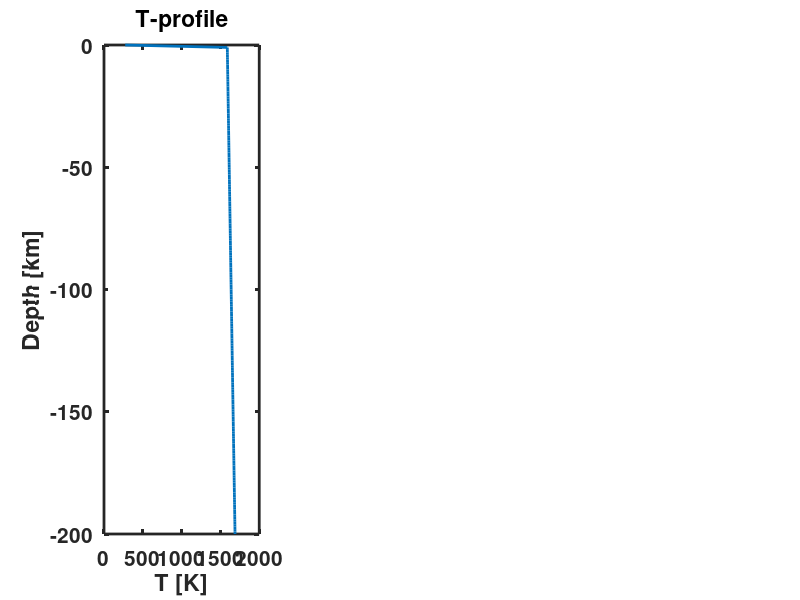

MATLAB code for this plot: (Note: this script raises an error after producing the figure.)
function [T,Py] = ContinentalGeotherm_1D(T,M,N,Py,t,plotparam)
% Function to calculate the 1D geotherm for a continental lithosphere.    %
% Temperature is calculated by solving the 1-D heat equation assuming     %
% variable thermal parameters and a radiogenic heat source.               %
% The equation is solved using a proper conserving finite difference      %
% scheme.                                                                 %
% The vertical axis is pointing downwards in negative direction.          %
%                                                                         %
% Input:                                                                  %
%   A list of structural parameters M,N,Py,t,plotparam                    %
%   M - contains:                                                         %
%       H   -   Model depth [ m ]                                         %
%       zUC -   Lower upper crust boundary [ m ]                          %
%       zLC -   Lower lower crust boundary [ m ]                          %
%   N - contains:                                                         %
%       nz  -   Number of grid points                                     %
%   Py - contains:                                                        %
%       for each layer (upper[UC] and lower[LC] crust and mantle[M])      %
%       rho -   Density [ kg/m^3 ]                                        %
%       cp  -   Specific heat [ J/kg/K ]                                  %
%       k   -   Thermal conductivity [ W/m/K ]                            %
%       H   -   Radiogentic heat source per mass [ W/kg ]                 %
%   t - contains:                                                         %
%       dtfac   -   Courant criterion                                     %
%       age     -   Lithospheric age [ Ma ]                               %
%   plotparam:                                                            %
%       0   -   no plotting                                               %
%       1   -   Plot initial and final temperature profile and thermal    %
%               parameters. The solution of the 1-D heat equation is      %
%               compared to the steady state solution (poisson equation). %
%                                                                         %
% Output:                                                                 %
%   T - contains:                                                         %
%       Tpot    -   Potential mantle temperature [ K ]                    %
%       dTadi   -   Adiabatic mantle temperature gradient [ K/km ]        %
%       T0      -   Surface temperature [ K ]                             %
%       T1      -   Bottom temperature [ K ]                              %
%       T       -   Tempeture profile [ K ]                               %
%                                                                         %
% ----------------------------------------------------------------------- %
%    LF - 17.02.2023 -                                                    %
% ======================================================================= %

if nargin==0
    %% ================================================================== %
    % Use some default values if no input parameters are defined ======== %
    % Constants --------------------------------------------------------- %
    M.H         =   -200e3;             % Hight of the model [ m ]
    M.zUC       =   -10e3;              % Depth of the upper crust [ m ]
    M.zLC       =   -35e3;              % Depth of the lower crust [ m ]
    
    N.nz        =   201;                % Number of grid points
    N.dz        =   M.H/(N.nz - 1);     % Grid resolution
    
    M.z         =   (0:N.dz:M.H)';      % Depth [ m ]
    M.zc        =   (N.dz/2:N.dz:M.H-N.dz/2)';
    
    % Mantle properties
    Py.rhoM     =   3000;               % Density [ kg/m^3 ]
    Py.cpM      =   1000;               % Heat capacity [ J/kg/K ]
    Py.kM       =   2.3;                % Conductivity [ W/m/K ]
    Py.HM       =   0;                  % Heat generation rate [W/kg]; Q = rho*H;2.3e-12
    
    % Upper crust properties
    Py.rhoUC    =   2700;               % [ kg/m^3 ]
    Py.kUC      =   3.0;                % [ W/m/K ]
    Py.HUC      =   617e-12;            % [ W/kg ]
    Py.cpUC     =   Py.cpM;
    
    % Lower crust properties
    Py.rhoLC    =   2900;               % [ kg/m^3 ]
    Py.kLC      =   2.0;                % [ W/m/K ]
    Py.HLC      =   43e-12;             % [ W/kg ]
    Py.cpLC     =   Py.cpM;
    
    M.UCind     =   M.z>=M.zUC;
    M.LCind     =   M.z>=M.zLC&M.z<M.zUC;
    M.Mind      =   M.z<=M.zLC;
    
    % Initial Condition ------------------------------------------------- %
    T.Tpot  =   1315 + 273.15;                      % Potential temperautre [ K ]
    T.dTadi =   0.5;                                % Adiabatic temperature gradient [ K/km ]
    T.T0    =   273.15;                             % Surface temperature [ K ]
    T.T1    =   T.Tpot + T.dTadi.*abs(M.H./1e3);    % Bottom temperature [ K ]
    T.T     =   T.Tpot + abs(M.z/1e3)*T.dTadi;      % Initial T-profile [ K ]
    T.T(1)  =   T.T0;    
    T.ubound    =   'const';
    T.utbf      =   -0.0133;                % c     =   -k/q -> 50 mW/m^2
    T.lbound    =   'const';        
    T.ltbf      =   -0.0043;                % c     =   -k/q -> 10 mW/m^2
    
    % Time stability criterion ------------------------------------------ %
    t.dtfac =   1.0;                % Courant criterion
    t.age   =   1000;                 % Lithosphere age [ Ma ]
    t.tfac  =   (60*60*24*365.25);  % Seconds per year
    t.age   =   t.age.*1e6*t.tfac;  % Age in seconds
    % =================================================================== %
    
    %% Plot Initial condition =========================================== %
    %     pos     =   [115.4,342.0,1206.4,420.0];
    %     set(figure(1),'Position',pos);
    plotparam   =   1;
    fig = figure;
    clf
    subplot(1,3,1)
    plot(T.T,M.z./1e3,'LineWidth',2)
    xlabel('T [K]'); ylabel('Depth [km]'); title('T-profile')
    set(gca,'FontWeight','Bold','LineWidth',2,'FontSize',15)
    % =================================================================== %
else
    %% ================================================================== %
    % Initial Condition ------------------------------------------------- %
    T.T1    =   T.Tpot + T.dTadi.*abs(M.H./1e3);    % Bottom temperature [ K ]
    T.T     =   T.Tpot + abs(M.z/1e3)*T.dTadi;      % Initial T-profile [ K ]
    T.T(1)  =   T.T0;
    % =================================================================== %
    if plotparam
        fig = figure;
        clf
        subplot(1,3,1)
        plot(T.T,M.z./1e3,'LineWidth',2)
        xlabel('T [K]'); ylabel('Depth [km]'); title('T-profile')
        set(gca,'FontWeight','Bold','LineWidth',2,'FontSize',15)
    end
end
%% Setup fields ========================================================= %
Py.k            =   zeros(N.nz,1);
Py.rho          =   zeros(N.nz,1);
Py.cp           =   zeros(N.nz,1);
Py.H            =   zeros(N.nz,1);

Py.rho(:)       =   Py.rhoM;
Py.rho(M.UCind) =   Py.rhoUC;
Py.rho(M.LCind) =   Py.rhoLC;

Py.k(:)         =   Py.kM;
Py.k(M.UCind)   =   Py.kUC;
Py.k(M.LCind)   =   Py.kLC;

Py.cp(:)        =   Py.cpM;
Py.cp(M.UCind)  =   Py.cpUC;
Py.cp(M.LCind)  =   Py.cpLC;

Py.H(:)         =   Py.HM;
Py.H(M.UCind)   =   Py.HUC;
Py.H(M.LCind)   =   Py.HLC;

%% Boundary condition =================================================== %
Py.H(1)         =   0;
Py.H(end)       =   0;

%% Time stability criterion ============================================= %
Py.kappa        =   max(Py.k)/min(Py.rho)/min(Py.cp);

t.dtexp         =   N.dz^2/2/Py.kappa;  % Stability criterion for explicit
t.dt            =   t.dtfac*t.dtexp;
t.nit           =   ceil(t.age./t.dt);  % Number of iterations
t.time          =   zeros(1,t.nit);     % Time array

%% Calculate 1-D temperature profile ==================================== %
for i = 1:t.nit
    if i > 1
        t.time(i)   =   t.time(i-1) + t.dt;
    end
    [T]     =   SolveDiff1Dimplicit_vary(N,T,Py,t);
end
% ----------------------------------------------------------------------- %

%% Calculate heaf flow ================================================== %
T.q         =   zeros(N.nz-1,1);
for j=1:N.nz-1
    T.q(j) = -(Py.k(j+1) + Py.k(j))/2 * ...
        (T.T(j+1) - T.T(j))/N.dz;
end
T.q(1)          =   - Py.k(1)*(T.T(2)-T.T(1))/N.dz;
T.q(N.nz-1)     =   - Py.k(N.nz)*(T.T(N.nz)-T.T(N.nz-1))/N.dz;
% ======================================================================= %

%% Plot profile if requested ============================================ %
if plotparam
    [T2]    =   Diff1D_stationary(N.nz,M.H,...
        Py.k,Py.H,Py.rho,T.T0,T.T1);
    
    if nargin == 0
        % Works only for the default parameters!
        T3      =   load('Continental_Geotherm_uc_lc_2D.txt');
    end
    
    figure(fig)
    subplot(1,3,1)
    hold on
    plot(T.T,M.z./1e3,'r-','LineWidth',2)
    plot(T2,M.z./1e3,'y--','LineWidth',2)
    if nargin == 0
        plot(T3(:,1)+273.15,T3(:,2),'m-.','LineWidth',2)
        legend('Inital',['T_{',num2str(t.age/1e6/t.tfac),'Ma}'],...
            'T_{stationary}','T_{2D}','Location','SouthWest')
    else
        legend('Inital',['T_{',num2str(t.age/1e6/t.tfac),'Ma}'],...
            'T_{stationary}','Location','SouthWest')
    end
    xlabel(' T [K] '); ylabel(' Depth [km] '); title('T-profile')
    set(gca,'FontWeight','Bold','LineWidth',2,'FontSize',15)
    subplot(1,3,2)
    plot(T.q.*1e3,M.zc./1e3,'LineWidth',2)
    xlabel('q [ mW ]'); ylabel('Depth [ km ]'); title('Heat Flux')
    set(gca,'FontWeight','Bold','LineWidth',2,'FontSize',15)
    subplot(1,3,3)
    hold on
    plot(Py.k,M.z./1e3,'LineWidth',2)
    plot(Py.cp./1e3,M.z./1e3,'LineWidth',2)
    plot(Py.rho,M.z./1e3,'LineWidth',2)
    plot(Py.H.*Py.rho./1e3,M.z./1e3,'LineWidth',2)
    xlabel('k; \rho; c_{p}; Q'); ylabel('Depth [ km ]'); box on
    title('Thermal parameters')
    legend('k [W/m/K]','c_{p} [kJ/kg/K]','\rho [kg/m^3]','Q [ mW/m^3 ]',...
        'Location','SouthWest')
    set(gca,'xscale','log','FontWeight','Bold','LineWidth',2,'FontSize',15)
end
% ======================================================================= %

end


